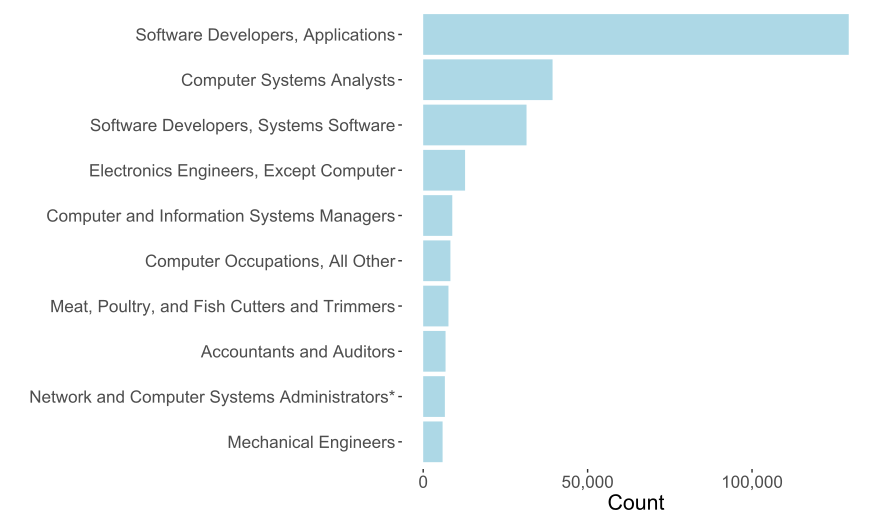

Recreate this plot in R.
library(ggplot2)
library(tidyverse)

rm(list=ls())

load('Wrangled.rdata')

SOCTitles <- post2015 %>%
    filter(CASE_STATUS %in% c('Certified','Certified-Expired','Denied')) %>%
    group_by(PW_SOC_TITLE) %>%
    summarise(
        count = n()
    ) 

orderedSOCTitles <- SOCTitles[order(SOCTitles$count,decreasing=TRUE),]

ggplot(data=orderedSOCTitles[1:10,])+
    geom_bar(mapping=aes(x=reorder(PW_SOC_TITLE,count),y=count),stat='identity',fill='lightblue')+
    coord_flip()+
    theme(panel.background = element_rect(fill = 'white', colour = 'white'))+
    xlab("")+
    ylab("Count")+
    theme(text=element_text(size=16))+
    scale_y_continuous(breaks=seq(0,100000,by=50000),labels=c("0","50,000","100,000"))+
    theme(legend.position = 'none')
    
